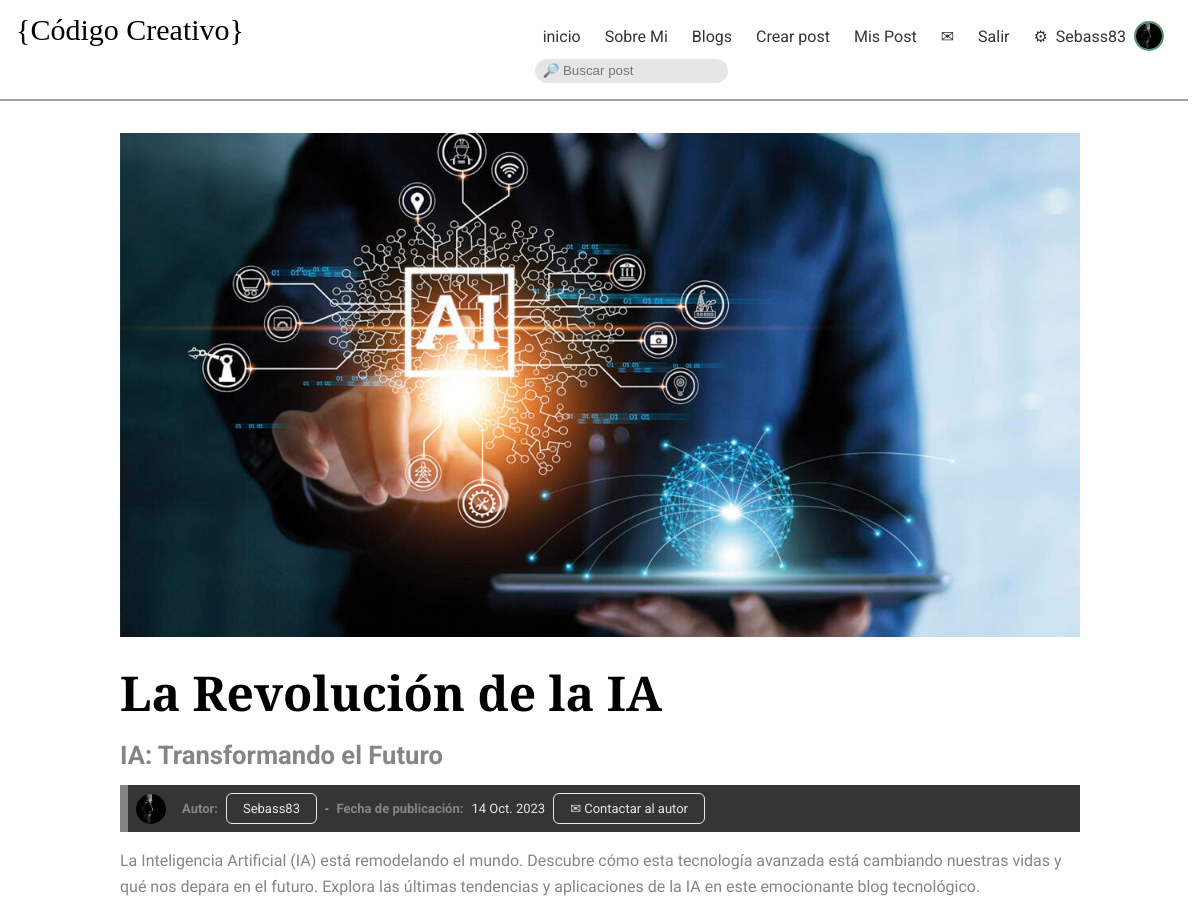
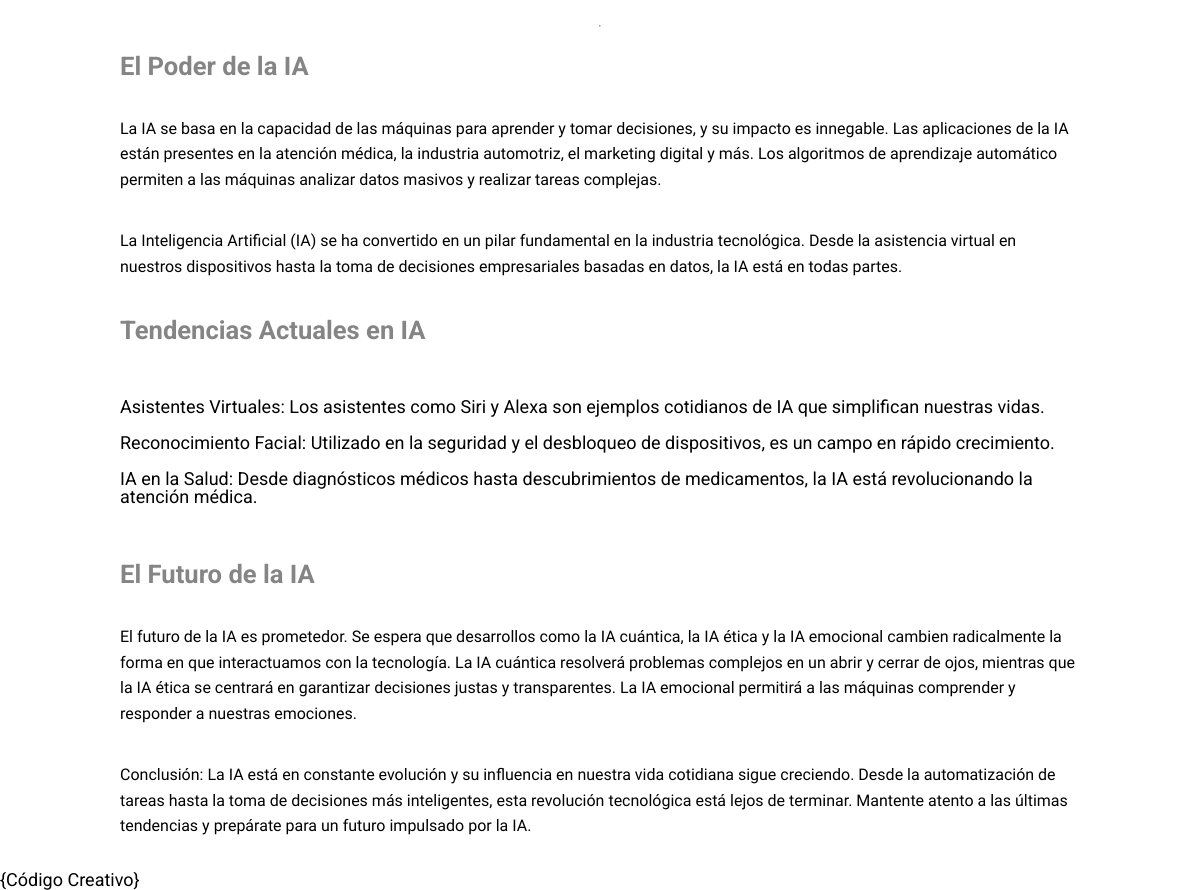
The app's page /post/1 (signed in) with its own data (2 pictures, top to bottom).
### CodigoCreativoApp/models.py (models this page shows, shortened)
class Avatar(models.Model):
    user = models.ForeignKey(User,on_delete=models.CASCADE)
    imagen = models.ImageField(upload_to='avatar', null=True, blank=True)

class Blog(models.Model):
    title = models.CharField(max_length=200)
    subtitle = models.CharField(max_length=100, blank=True)
    description = models.CharField(max_length=400)
    entryDate = models.DateField(auto_now_add=True)
    author = models.ForeignKey(User,on_delete=models.CASCADE,default=None)
    imagen = models.ImageField(upload_to='post_image',default=None)
    body =  RichTextField(default=None)

### CodigoCreativoApp/views.py (the view)
# urls.py: path("post/<int:id>", getPost , name="getPost"),
def getPost(request, id):
    data = Blog.objects.filter(id=id)
    authorAvatar = Avatar.objects.filter(user= data[0].author.id)
    if request.method == "GET":
        if data:
            if authorAvatar:
                return render(request, "post.html", {"data": data, 'authorAvatar': authorAvatar[0].imagen.url})
            return render(request, "post.html", {"data": data})
        else:
            return render(
                request, "post.html", {"error": f"No se encontró post con el id: {id}"}
            )

### templates/post.html
{% extends "base.html" %} {% load static %} {% block main %}
{% for post in data %}
<article class="individual-post">
<img src={{post.imagen.url}} width= "100%"alt={{ post.title }}>
<header>
<h2>{{ post.title }}</h2>
<h3>{{ post.subtitle }}</h3>
<div class="data">
<aside>
    {% if authorAvatar %}
            <img src={{authorAvatar}} alt={{post.author.username}} width="30px" style="border-radius: 100%" />
    {% endif %}
    <strong>Autor: </strong>
    <a href="{% url 'getPerfil' user=post.author.id %}" class="btn">{{post.author}}</a> - <strong>Fecha de publicación: </strong>{{post.entryDate}}
    {% if user.is_authenticated %}
      <a href="{% url 'sendMsj' destino=post.author %}" class="btn">✉ Contactar al autor</a>
    {% endif %}
</aside>
</div>
<p>{{post.description}}</p>
</header>
<hr>
<main>
    {{post.body| safe | linebreaksbr}}
</main>
</article>
{% endfor %}
{% endblock %}

### templates/base.html (shortened to what this page needs)
<!DOCTYPE html>
<html lang="es">
  <head>
    {% load static %}
    <link rel="stylesheet" href="{% static './style.css' %}" />
  </head>
  <body>
    <nav>
      <div><h1>{Código Creativo}</h1></div>
      <div>
        <ul>
          <li><a href="{% url 'inicio' %}">inicio</a></li>
          <li><a href="{% url 'sobreMi' %}">Sobre Mi</a></li>
          <li><a href="{% url 'allPosts' %}">Blogs</a></li>
          {% if user.is_authenticated %}
          <li><a href="{% url 'crearBlog' %}">Crear post</a></li>
          <li><a href="{% url 'misPosts' %}">Mis Post</a></li>
          <li><a href="{% url 'inboxMsj' %}">✉</a></li>
          <li><a href="{% url 'Logout' %}">Salir</a></li>
          <li class="menu-usuario">
            <a href="{% url 'EditarPerfil' %}">⚙</a>
            <div><a href="{% url 'getPerfil' user=user.id %}" >{{user.username}}</a></div>
            {% with avatar=user.avatar_set.first %}
              {% if avatar %}
              <a href="{% url 'setAvatar' %}">
                <img class="editable" src="{{avatar.imagen.url}}" alt="" style="aspect-ratio: 1/1;"/>
              </a>
              {% else %}
              <a href="{% url 'setAvatar' %}">
                <img class="editable" src="{% static 'img/default-avatar.jpg' %}" alt="" style="aspect-ratio: 1/1;"/>
              </a>
              {% endif %}
            {% endwith %}
          </li>
          {% else %}
          <li><a href="{% url 'Registrame' %}">Registrarme</a></li>
          <li><a href="{% url 'Login' %}">Iniciar Sesión</a></li>
          {% endif %}
        </ul>
        <form action="{% url 'searchPost' %}" method="POST">
          <input class = 'search' type="text" name = 'term' minlength="4" placeholder="🔎 Buscar post">
        </form>
      </div>
    </nav>
    <main>
        {% block main %} {% endblock %}
    </main>
    <footer>
      <div>{Código Creativo}</div>
    </footer>
  </body>
</html>

### CodigoCreativoApp/static/style.css (style rules this page uses)
:root { --neutral-dark: #000; --neutral-light: #fff; --text-dark: #353535; --text-mid: #858585; --text-light: #e6e6e6; --br: 6px; --transition: color 0.6s ease-in-out; --red-dark: hsl(0, 32%, 46%); --red-light: hsl(0, 100%, 91%); --green-dark: hsl(143, 32%, 46%); --green-light: hsl(143, 100%, 91%); --blue-dark: hsl(197, 32%, 46%); --blue-light: hsl(197, 100%, 91%); --links-color: #ad7b10; --links-color-hover: #e7a515; }
html, body, div, span, applet, object, iframe, h1, h2, h3, h4, h5, h6, p, blockquote, pre, a, abbr, acronym, address, big, cite, code, del, dfn, em, img, ins, kbd, q, s, samp, small, strike, strong, sub, sup, tt, var, b, u, i, center, dl, dt, dd, ol, ul, li, fieldset, form, label, legend, table, caption, tbody, tfoot, thead, tr, th, td, article, aside, canvas, details, embed, figure, figcaption, footer, header, hgroup, menu, nav, output, ruby, section, summary, time, mark, audio, video { margin: 0; padding: 0; border: 0; font-size: 100%; font: inherit; vertical-align: baseline; box-sizing: border-box; }
article, aside, details, figcaption, figure, footer, header, hgroup, menu, nav, section { box-sizing: border-box; }
body { font-family: "Roboto", sans-serif; font-size: 1.125rem; font-weight: 400; line-height: 1; }
ol, ul { list-style: none; }
h1, h2 { font-family: "Montagu Slab", serif; }
h3 { font-family: "Roboto", sans-serif; line-height: 1.1; }
h1 { font-size: 2rem; line-height: 0.9; }
h2 { font-size: 3rem; }
h3 { font-size: 1.6rem; font-weight: lighter; color: var(--text-mid); }
p { font-size: 1rem; width: 40ch; font-family: "Ubuntu", sans-serif; font-weight: lighter; line-height: 1.6; }
.search { border: none; background-color: var(--text-light); border-radius: 10rem; padding: 0.3rem 0.5rem; margin-bottom: 1rem; }
.editable { border: 2px solid var(--green-dark); transition: var(--transition); }
nav { align-content: center; width: 99vw; display: grid; grid-template-columns: 1fr 1fr; align-self: center; padding: 1rem 1rem 0 1rem; border-bottom: 2px solid #a3a3a3; }
nav h1 { font-size: 30px; }
.menu-usuario { display: flex; align-items: center; }
.menu-usuario img { width: 30px; border-radius: 100%; }
nav ul { display: flex; justify-content: flex-end; gap: 0.5rem; font-size: 1rem; }
nav li { display: flex; padding: 0.3rem 0.5rem; text-wrap: nowrap; align-items: center; gap: 0.5rem; }
nav a { text-decoration: none; color: var(--text-dark); }
.btn { text-decoration: none; color: var(--text-light); width: fit-content; padding: 0.5rem 1rem; border-radius: var(--br); border: 1px solid var(--text-light); }
footer { width: 99vw; }
.individual-post { width: 80vw; margin: 2rem auto; display: flex; flex-direction: column; gap: 1rem; }
.individual-post header { display: flex; flex-direction: column; }
.individual-post header h2 { font-weight: bold; margin-top: 1rem; margin-bottom: 1.5rem; }
.individual-post header h3 { font-weight: bolder; margin-bottom: 1rem; }
.data { color: var(--text-light); border-left: 0.5rem solid var(--text-mid); padding: 0.5rem; margin-bottom: 1rem; background-color: var(--text-dark); }
.individual-post header p { width: auto; color: var(--text-mid); }
.individual-post aside { gap: 0.5rem; display: flex; align-items: center; font-size: small; color: var(--text-light); }
.individual-post aside img { margin-right: 0.5rem; }
.individual-post aside strong { gap: 1rem; color: var(--text-mid); font-weight: bolder; }
.individual-post main p { width: auto; }
.individual-post main strong { font-weight: bold; }

### records on screen
Avatar: imagen (picture)
Blog: imagen (picture), title "La Revolución de la IA", subtitle "IA: Transformando el Futuro", author "Sebass83", entryDate "14 Oct. 2023", description "La Inteligencia Artificial (IA) está remodelando el mundo. Descubre cómo esta tecnología avanzada está cambiando nuestras vidas y qué nos depara en el futuro. Explora las últimas tendencias y aplicaciones de la IA en este emocionante blog tecnológico.", body "El Poder de la IA La IA se basa en la capacidad de las máquinas para aprender y tomar decisiones, y su impacto es innegable. Las aplicaciones de la IA están presentes en la atención médica, la industria automotriz, el marketing digital y más. Los algoritmos de aprendizaje automático permiten a las máquinas analizar datos masivos y realizar tareas complejas. La Inteligencia Artificial (IA) se ha convertido en un pilar fundamental en la industria tecnológica. Desde la asistencia virtual en nuestros dispositivos hasta la toma de decisiones empresariales basadas en datos, la IA está en todas partes. Tendencias Actuales en IA Asistentes Virtuales : Los asistentes como Siri y Alexa son ejemplos…"

### other values on screen
{{ user.username }} "Sebass83"
